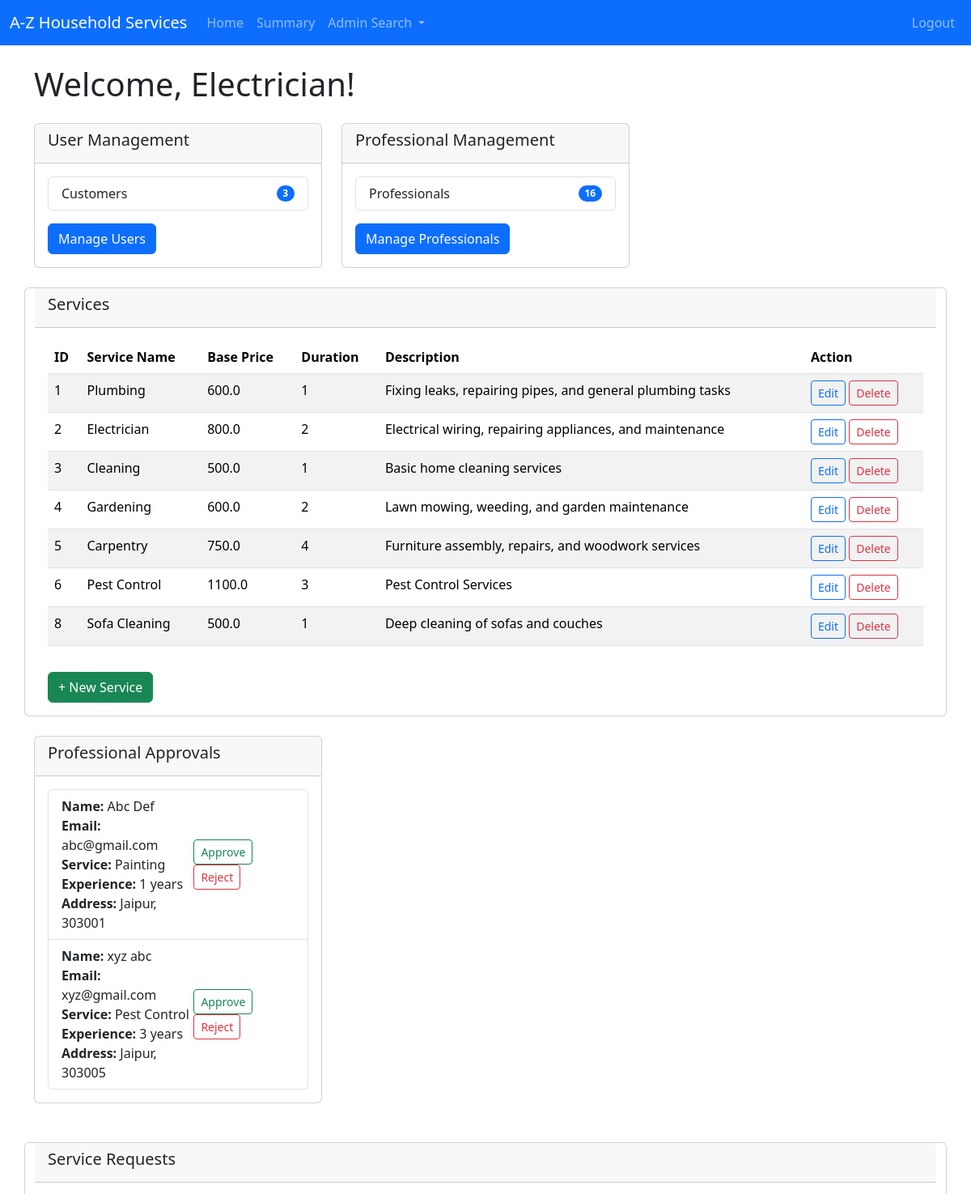
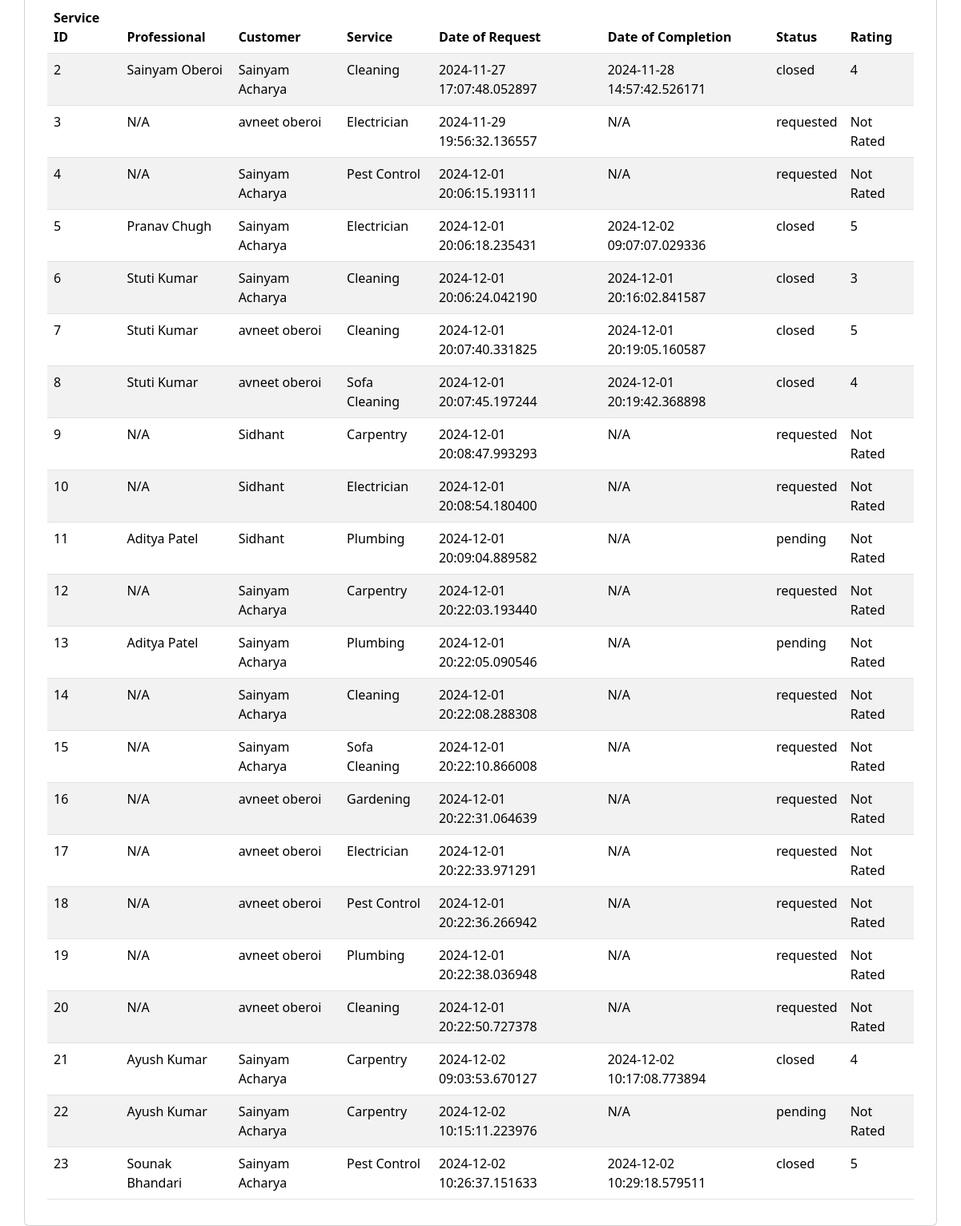
The page /admindashboard/Electrician on the database its author committed (2 pictures, top to bottom).
### backend/models.py (models this page shows)
class Service(db.Model):
    __tablename__ = 'service'
    id = db.Column(db.Integer, primary_key=True)
    name = db.Column(db.String(100), nullable=False)
    price = db.Column(db.Float, nullable=False)
    duration = db.Column(db.Integer, nullable=False)  # in minutes
    description = db.Column(db.Text, nullable=False)
    service_requests = db.relationship('ServiceRequest', cascade="all,delete", backref='service', lazy='dynamic')

class Professional(db.Model):
    __tablename__ = 'professional'
    id = db.Column(db.Integer, primary_key=True)
    email = db.Column(db.String(120), unique=True, nullable=False)
    password = db.Column(db.String(120), nullable=False)
    role = db.Column(db.Integer, default=2)   #1 for customer, 2 for professional, 3 for admin
    full_name = db.Column(db.String(100), nullable=False)
    service_name = db.Column(db.String(100), nullable=False)
    experience = db.Column(db.Integer, nullable=False)
    uploaded_documents = db.Column(db.String(255))  # Stores file path or URL
    address = db.Column(db.String(255), nullable=False)
    pincode = db.Column(db.Integer, nullable=False)
    status = db.Column(db.String(10), nullable=False, default='pending') # for approval of admin
    service_requests = db.relationship('ServiceRequest',cascade="all,delete", backref='professional', lazy='dynamic') #relationship: professionals can access its service requests

class ServiceRequest(db.Model):
    __tablename__ = 'service_requests'
    id = db.Column(db.Integer, primary_key=True)
    user_id = db.Column(db.Integer, db.ForeignKey('user.id'), nullable=False)
    professional_id = db.Column(db.Integer, db.ForeignKey('professional.id'), nullable=True)
    service_id = db.Column(db.Integer, db.ForeignKey('service.id'), nullable=False)
    date_of_request = db.Column(db.DateTime, nullable=False)
    date_of_completion = db.Column(db.DateTime)
    service_status = db.Column(db.String(20), nullable=False)  # 'requested', 'pending' , 'closed',
    rating = db.Column(db.Integer)  # out of 5
    remarks = db.Column(db.Text)

class User(db.Model):
    __tablename__ = 'user'
    id = db.Column(db.Integer, primary_key=True)
    email = db.Column(db.String(120), unique=True, nullable=False)
    password = db.Column(db.String(120), nullable=False)
    role = db.Column(db.Integer, default=1)  # 1 for customer, 2 for professional, 0 for admin
    full_name = db.Column(db.String(120), nullable=False)
    address = db.Column(db.String(255), nullable=False)
    pincode = db.Column(db.Integer, nullable=False)
    service_requests = db.relationship('ServiceRequest',cascade="all,delete", backref='user', lazy='dynamic') #lazy is a server property

### backend/controllers.py (the view)
@app.route('/admindashboard/<name>')
def admin_dashboard(name):
    services=get_services()  # for rendering for-loops of jinja templating
    user_count = User.query.filter_by(role=1).count()  # for calculating user count
    prof_count = Professional.query.filter_by(status='approved').count()  # for calculating prof count
    pending_prof = Professional.query.filter_by(status='pending').all()  #for seeing all pending professionals
    service_requests = ServiceRequest.query.join(Service).join(User).outerjoin(Professional).all()
    return render_template("admin_dashboard.html", user = User.query.filter_by(role=0).first(), name=name, services=services, user_count=user_count, professional_count=prof_count, pending_prof=pending_prof , results=service_requests)

### backend/controllers.py (called while the page is built)
def get_services():
    services=Service.query.all()
    return services

### templates/admin_dashboard.html (shortened to what this page needs)
{% extends "base_dashboard.html" %}
{% block dashboard_content %}
<h1 class="mb-4">Welcome, {{name}}!</h1>
<div class="row">
    <div class="col-md-4">
        <div class="card mb-4">
            <div class="card-header">
                <h5 class="card-title">User Management</h5>
            </div>
            <div class="card-body">
                <ul class="list-group">
                    <li class="list-group-item d-flex justify-content-between align-items-center">
                        Customers
                        <span class="badge bg-primary rounded-pill">{{ user_count }}</span>
                    </li>
                </ul>
                <a href="{{ url_for('admin_manage_users') }}" class="btn btn-primary mt-3">Manage Users</a>
            </div>
        </div>
    </div>
<div class="col-md-4">
    <div class="card mb-4">
        <div class="card-header">
            <h5 class="card-title">Professional Management</h5>
        </div>
        <div class="card-body">
            <ul class="list-group">
                <li class="list-group-item d-flex justify-content-between align-items-center">
                    Professionals
                    <span class="badge bg-primary rounded-pill">{{ professional_count }}</span>
                </li>
            </ul>
            <a href="{{ url_for('admin_manage_professionals') }}" class="btn btn-primary mt-3">Manage Professionals</a>
        </div>
    </div>
</div>
<div class="card mb-4">
    <div class="card-header">
        <h5 class="card-title">Services</h5>
    </div>
    <div class="card-body">
        {% if services %}
        <table class="table table-striped">
            <thead>
                <tr>
                    <th>ID</th>
                    <th>Service Name</th>
                    <th>Base Price</th>
                    <th>Duration</th>
                    <th>Description</th>
                    <th>Action</th>
                </tr>
            </thead>
            <tbody>
                {% for service in services %}
                <tr>
                    <td>{{ service.id }}</td>
                    <td>{{ service.name }}</td>
                    <td>{{ service.price }}</td>
                    <td>{{ service.duration }}</td>
                    <td>{{ service.description }}</td>
                    <td>
                        <a href="{{ url_for('edit_service', name=name, service_id=service.id) }}"
                           class="btn btn-sm btn-outline-primary">Edit</a>
                        <a href="{{ url_for('delete_service', name=name, service_id=service.id) }}"
                           class="btn btn-sm btn-outline-danger">Delete</a>
                    </td>
                </tr>
                {% endfor %}
            </tbody>
        </table>
        {% else %}
        <h3 class="text-center">Sorry, there are no services available.</h3>
        {% endif %}
        <a href="{{ url_for('create_service', name=name) }}" class="btn btn-success mt-3">+ New Service</a>
    </div>
</div>
<div class="col-md-4">
    <div class="card mb-4">
        <div class="card-header">
            <h5 class="card-title">Professional Approvals</h5>
        </div>
        <div class="card-body">
            <ul class="list-group">
                {% for professional in pending_prof %}
                <li class="list-group-item d-flex justify-content-between align-items-center">
                    <div>
                        <strong>Name:</strong> {{ professional.full_name }}<br>
                        <strong>Email:</strong> {{ professional.email }}<br>
                        <strong>Service:</strong> {{ professional.service_name }}<br>
                        <strong>Experience:</strong> {{ professional.experience }} years<br>
                        <strong>Address:</strong> {{ professional.address }}, {{ professional.pincode }}
                    </div>
                    <div>
                        <form action="{{ url_for('approve_professional', name=name, professional_id=professional.id) }}" method="POST" style="display:inline;">
                            <button type="submit" class="btn btn-sm btn-outline-success">Approve</button>
                        </form>
                        <form action="{{ url_for('reject_professional',name=name, professional_id=professional.id) }}" method="POST" style="display:inline;">
                            <button type="submit" class="btn btn-sm btn-outline-danger">Reject</button>
                        </form>
                    </div>
                </li>
                {% endfor %}
            </ul>
        </div>
    </div>
</div>
<div class="card mt-4">
    <div class="card-header">
        <h5 class="card-title">Service Requests</h5>
    </div>
    <div class="card-body">
        {% if results %}
        <table class="table table-striped">
            <thead>
                <tr>
                    <th>Service ID</th>
                    <th>Professional</th>
                    <th>Customer</th>
                    <th>Service</th>
                    <th>Date of Request</th>
                    <th>Date of Completion</th>
                    <th>Status</th>
                    <th>Rating</th>
                </tr>
            </thead>
            <tbody>
                {% for result in results %}
                <tr>
                    <td>{{ result.id }}</td>
                    <td>{{ result.professional.full_name if result.professional else 'N/A' }}</td>
                    <td>{{ result.user.full_name }}</td>
                    <td>{{ result.service.name }}</td>
                    <td>{{ result.date_of_request }}</td>
                    <td>{{ result.date_of_completion if result.date_of_completion else 'N/A' }}</td>
                    <td>{{ result.service_status }}</td>
                    <td>{{ result.rating if result.rating else 'Not Rated' }}</td>
                </tr>
                {% endfor %}
            </tbody>
        </table>
        {% else %}
        <p>No service requests are currently available.</p>
        {% endif %}
    </div>
</div>
{% endblock %}

### rows shown on the page
Service: id "1", name "Plumbing", price "600.0", duration "1", description "Fixing leaks, repairing pipes, and general plumbing tasks"
Service: id "2", name "Electrician", price "800.0", duration "2", description "Electrical wiring, repairing appliances, and maintenance"
Service: id "3", name "Cleaning", price "500.0", duration "1", description "Basic home cleaning services"
Service: id "4", name "Gardening", price "600.0", duration "2", description "Lawn mowing, weeding, and garden maintenance"
Service: id "5", name "Carpentry", price "750.0", duration "4", description "Furniture assembly, repairs, and woodwork services"
Service: id "6", name "Pest Control", price "1100.0", duration "3", description "Pest Control Services"
Service: id "8", name "Sofa Cleaning", price "500.0", duration "1", description "Deep cleaning of sofas and couches"
Professional: full_name "Abc Def", email "abc@gmail.com", service_name "Painting", experience "1", address "Jaipur", pincode "303001"
Professional: full_name "xyz abc", email "xyz@gmail.com", service_name "Pest Control", experience "3", address "Jaipur", pincode "303005"
ServiceRequest: id "2", professional "Sainyam Oberoi", user.full_name "Sainyam Acharya", service.name "Cleaning", date_of_request "2024-11-27 17:07:48.052897", date_of_completion "2024-11-28 14:57:42.526171", service_status "closed", rating "4"
ServiceRequest: id "3", professional "N/A", user.full_name "avneet oberoi", service.name "Electrician", date_of_request "2024-11-29 19:56:32.136557", date_of_completion "N/A", service_status "requested", rating "Not Rated"
ServiceRequest: id "4", professional "N/A", user.full_name "Sainyam Acharya", service.name "Pest Control", date_of_request "2024-12-01 20:06:15.193111", date_of_completion "N/A", service_status "requested", rating "Not Rated"
ServiceRequest: id "5", professional "Pranav Chugh", user.full_name "Sainyam Acharya", service.name "Electrician", date_of_request "2024-12-01 20:06:18.235431", date_of_completion "2024-12-02 09:07:07.029336", service_status "closed", rating "5"
ServiceRequest: id "6", professional "Stuti Kumar", user.full_name "Sainyam Acharya", service.name "Cleaning", date_of_request "2024-12-01 20:06:24.042190", date_of_completion "2024-12-01 20:16:02.841587", service_status "closed", rating "3"
ServiceRequest: id "7", professional "Stuti Kumar", user.full_name "avneet oberoi", service.name "Cleaning", date_of_request "2024-12-01 20:07:40.331825", date_of_completion "2024-12-01 20:19:05.160587", service_status "closed", rating "5"
ServiceRequest: id "8", professional "Stuti Kumar", user.full_name "avneet oberoi", service.name "Sofa Cleaning", date_of_request "2024-12-01 20:07:45.197244", date_of_completion "2024-12-01 20:19:42.368898", service_status "closed", rating "4"
ServiceRequest: id "9", professional "N/A", user.full_name "Sidhant", service.name "Carpentry", date_of_request "2024-12-01 20:08:47.993293", date_of_completion "N/A", service_status "requested", rating "Not Rated"
ServiceRequest: id "10", professional "N/A", user.full_name "Sidhant", service.name "Electrician", date_of_request "2024-12-01 20:08:54.180400", date_of_completion "N/A", service_status "requested", rating "Not Rated"
ServiceRequest: id "11", professional "Aditya Patel", user.full_name "Sidhant", service.name "Plumbing", date_of_request "2024-12-01 20:09:04.889582", date_of_completion "N/A", service_status "pending", rating "Not Rated"
ServiceRequest: id "12", professional "N/A", user.full_name "Sainyam Acharya", service.name "Carpentry", date_of_request "2024-12-01 20:22:03.193440", date_of_completion "N/A", service_status "requested", rating "Not Rated"
ServiceRequest: id "13", professional "Aditya Patel", user.full_name "Sainyam Acharya", service.name "Plumbing", date_of_request "2024-12-01 20:22:05.090546", date_of_completion "N/A", service_status "pending", rating "Not Rated"
ServiceRequest: id "14", professional "N/A", user.full_name "Sainyam Acharya", service.name "Cleaning", date_of_request "2024-12-01 20:22:08.288308", date_of_completion "N/A", service_status "requested", rating "Not Rated"
ServiceRequest: id "15", professional "N/A", user.full_name "Sainyam Acharya", service.name "Sofa Cleaning", date_of_request "2024-12-01 20:22:10.866008", date_of_completion "N/A", service_status "requested", rating "Not Rated"
ServiceRequest: id "16", professional "N/A", user.full_name "avneet oberoi", service.name "Gardening", date_of_request "2024-12-01 20:22:31.064639", date_of_completion "N/A", service_status "requested", rating "Not Rated"
ServiceRequest: id "17", professional "N/A", user.full_name "avneet oberoi", service.name "Electrician", date_of_request "2024-12-01 20:22:33.971291", date_of_completion "N/A", service_status "requested", rating "Not Rated"
ServiceRequest: id "18", professional "N/A", user.full_name "avneet oberoi", service.name "Pest Control", date_of_request "2024-12-01 20:22:36.266942", date_of_completion "N/A", service_status "requested", rating "Not Rated"
ServiceRequest: id "19", professional "N/A", user.full_name "avneet oberoi", service.name "Plumbing", date_of_request "2024-12-01 20:22:38.036948", date_of_completion "N/A", service_status "requested", rating "Not Rated"
ServiceRequest: id "20", professional "N/A", user.full_name "avneet oberoi", service.name "Cleaning", date_of_request "2024-12-01 20:22:50.727378", date_of_completion "N/A", service_status "requested", rating "Not Rated"
ServiceRequest: id "21", professional "Ayush Kumar", user.full_name "Sainyam Acharya", service.name "Carpentry", date_of_request "2024-12-02 09:03:53.670127", date_of_completion "2024-12-02 10:17:08.773894", service_status "closed", rating "4"
ServiceRequest: id "22", professional "Ayush Kumar", user.full_name "Sainyam Acharya", service.name "Carpentry", date_of_request "2024-12-02 10:15:11.223976", date_of_completion "N/A", service_status "pending", rating "Not Rated"
ServiceRequest: id "23", professional "Sounak Bhandari", user.full_name "Sainyam Acharya", service.name "Pest Control", date_of_request "2024-12-02 10:26:37.151633", date_of_completion "2024-12-02 10:29:18.579511", service_status "closed", rating "5"

### other values the page prints
{{ name }} "Electrician"
{{ user_count }} "3"
{{ professional_count }} "16"
